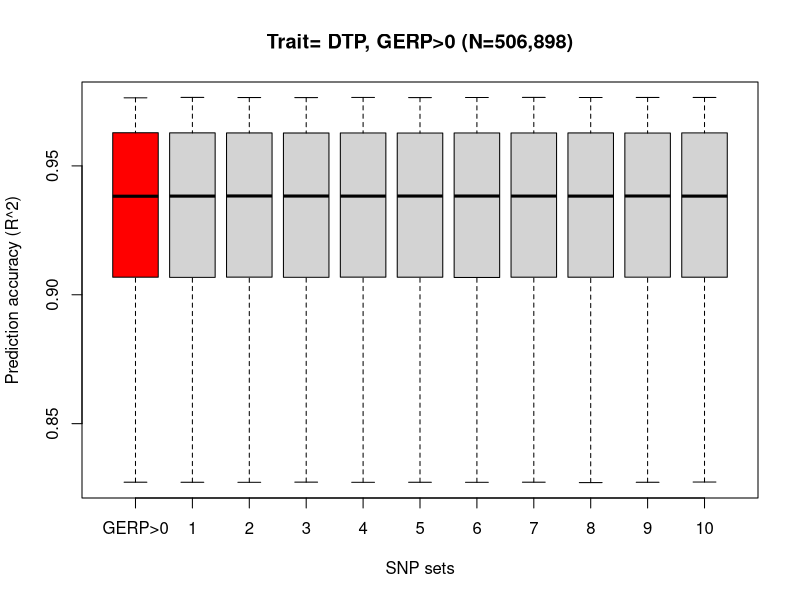
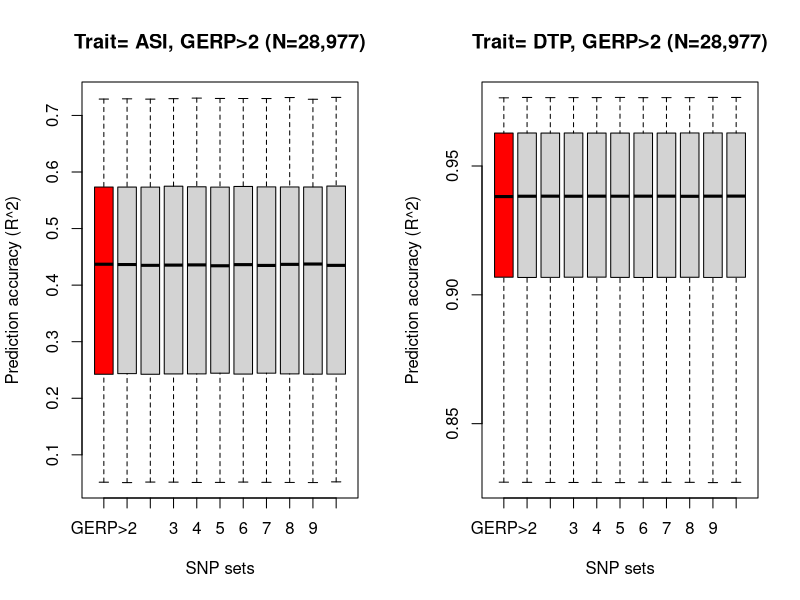
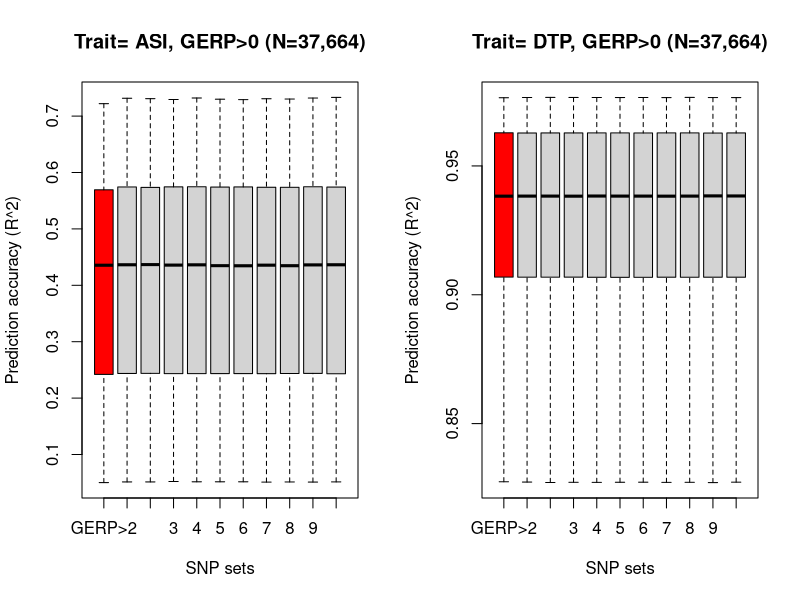

Reproduce these figures in R, in order.
# Jinliang Yang
# 12/3/2014
# plot prediction results in local machine


dtp1 <- read.csv("cache/DTP_trainres.csv")
dtp1$snpset <- as.character(dtp1$snpset)
dtp1[1:12,]$snpset <- "GERP"
boxplot(R2 ~ snpset, data=dtp1,
        xlab = "SNP sets", ylab= "Prediction accuracy (R^2)", col=c("red",rep( "lightgray", times=10)), 
        main="Trait= DTP, GERP>0 (N=506,898)", names=c("GERP>0", 1:10))

###### GERP>2
asi2 <- read.csv("cache/ASI_29kres.csv")
asi2$snpset <- gsub("ASI_", "", asi2$file)
asi2$snpset <- gsub("_.*", "", asi2$snpset)
dtp2 <- read.csv("cache/DTP_29kres.csv")
dtp2$snpset <- gsub("DTP_", "", dtp2$file)
dtp2$snpset <- gsub("_.*", "", dtp2$snpset)

par(mfrow=c(1,2))
boxplot(R2 ~ snpset, data=asi2,
        xlab = "SNP sets", ylab= "Prediction accuracy (R^2)", col=c("red",rep( "lightgray", times=10)), 
        main="Trait= ASI, GERP>2 (N=28,977)", names=c("GERP>2", 1:10) )
boxplot(R2 ~ snpset, data=dtp2,
        xlab = "SNP sets", ylab= "Prediction accuracy (R^2)", col=c("red",rep( "lightgray", times=10)), 
        main="Trait= DTP, GERP>2 (N=28,977)", names=c("GERP>2", 1:10) )

###### GERP < -4
asi3 <- read.csv("cache/ASI_sm4.csv")
asi3$snpset <- gsub("ASI_", "", asi3$file)
asi3$snpset <- gsub("_s.*", "", asi3$snpset)
asi3[1:12,]$snpset <- "GERP"

dtp3 <- read.csv("cache/DTP_sm4kres.csv")
dtp3$snpset <- gsub("DTP_", "", dtp3$file)
dtp3$snpset <- gsub("_.*", "", dtp3$snpset)

par(mfrow=c(1,2))
boxplot(R2 ~ snpset, data=asi3,
        xlab = "SNP sets", ylab= "Prediction accuracy (R^2)", col=c("red",rep( "lightgray", times=10)), 
        main="Trait= ASI, GERP>0 (N=37,664)", names=c("GERP>2", 1:10) )
boxplot(R2 ~ snpset, data=dtp3,
        xlab = "SNP sets", ylab= "Prediction accuracy (R^2)", col=c("red",rep( "lightgray", times=10)), 
        main="Trait= DTP, GERP>0 (N=37,664)", names=c("GERP>2", 1:10) )









